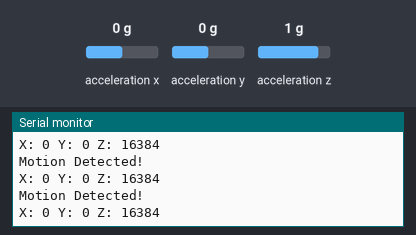
Bench run of a sketch on a simulated STM32 Nucleo. Shown: the last lines printed to the serial monitor. Wiring (from diagram.json): MPU-6050 motion sensor at I2C address 0x68. The test bench sets the inputs (shaded band); at power-on: acceleration x 0 g, acceleration y 0 g, acceleration z 1 g.

Above: at 1.3 s.
1.4 s: acceleration x set to -1.4 g
At 1.9 s:
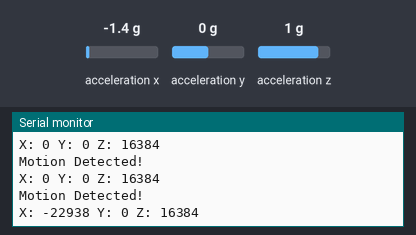
2.9 s: acceleration y set to -1.4 g
At 3.4 s:
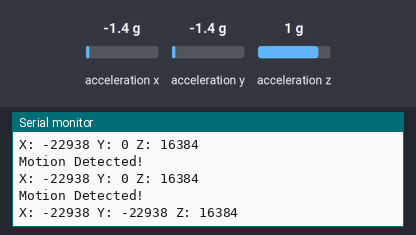
4.4 s: acceleration z set to -1.4 g
At 4.9 s:
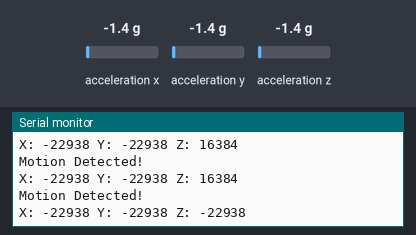

Measured:
- after the input at 1.4 s, the serial monitor: prints a new line after 0.10 s (image 1)
- after the input at 2.9 s, the serial monitor: prints a new line after 0.11 s (image 2)
- after the input at 4.4 s, the serial monitor: prints a new line after 0.11 s (image 3)

The sketch:

sketch.ino
```cpp
#include <Wire.h>

#define MPU6050_ADDR 0x68

int16_t Ax, Ay, Az;

void setup() {
  Serial.begin(9600);
  Wire.begin(); // I2C start

  // Wake up MPU6050
  Wire.beginTransmission(MPU6050_ADDR);
  Wire.write(0x6B);
  Wire.write(0);
  Wire.endTransmission(true);
}

void loop() {
  Wire.beginTransmission(MPU6050_ADDR);
  Wire.write(0x3B);
  Wire.endTransmission(false);
  Wire.requestFrom(MPU6050_ADDR, 6, true);

  Ax = Wire.read() << 8 | Wire.read();
  Ay = Wire.read() << 8 | Wire.read();
  Az = Wire.read() << 8 | Wire.read();

  if (abs(Ax) > 15000 || abs(Ay) > 15000 || abs(Az) > 15000) {
    Serial.println("Motion Detected!");
  }

  Serial.print("X: "); Serial.print(Ax);
  Serial.print(" Y: "); Serial.print(Ay);
  Serial.print(" Z: "); Serial.println(Az);

  delay(500);
}
```
